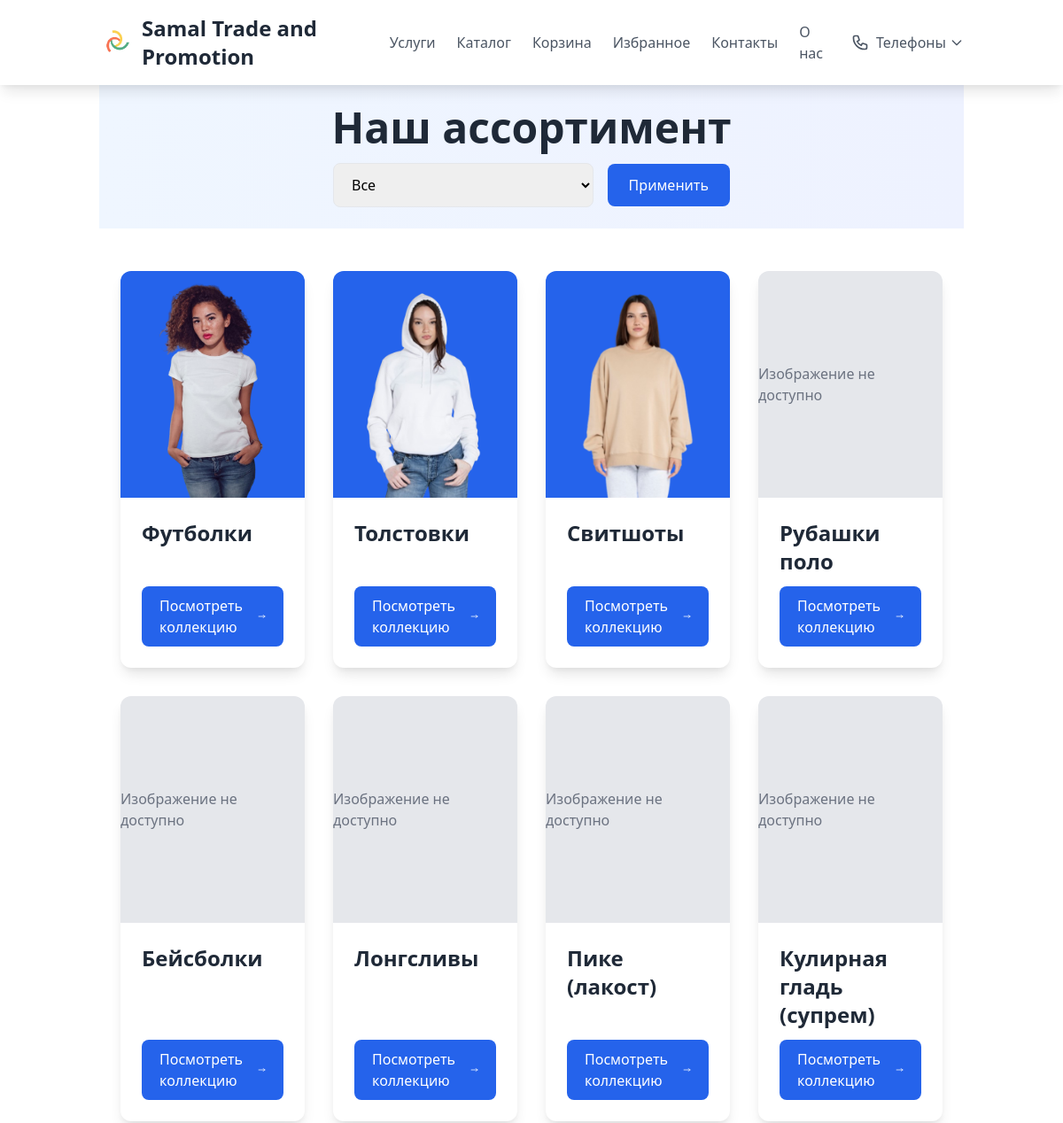
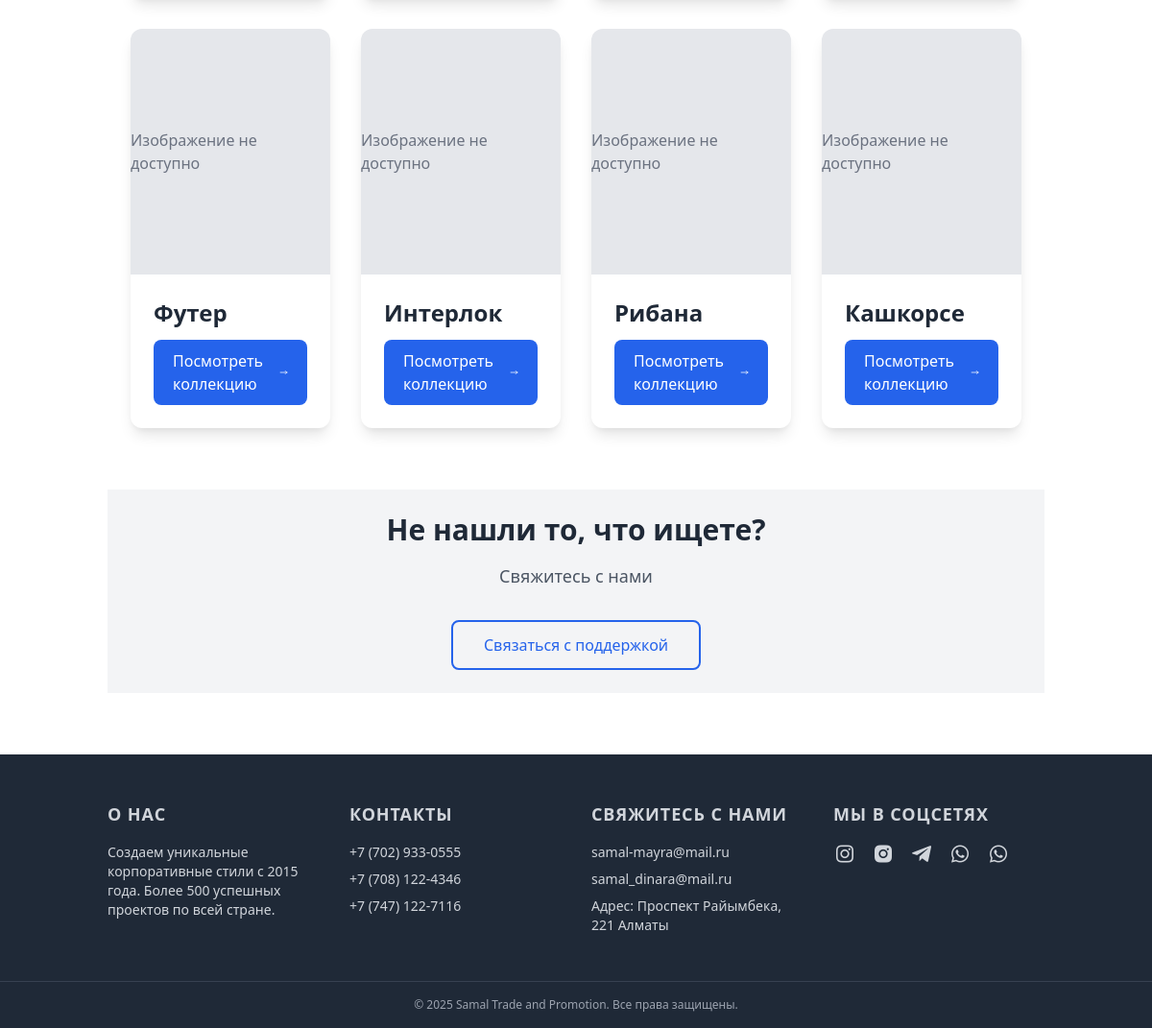
The page / on the database its author committed (2 pictures, top to bottom).
### samal/models.py (models this page shows, shortened)
class Category(models.Model):
    name = models.CharField(max_length=255, verbose_name='Название')
    slug = models.SlugField(max_length=255, unique=True, verbose_name='URL')
    image = models.ImageField(upload_to='category_images/', blank=True, null=True, verbose_name='Изображение')
    TYPE_CHOICES = [
        ('knitted_fabric', 'Трикотажное полотно'),
        ('knitwear_product', 'Готовое изделие из трикотажа'),
    ]
    type = models.CharField(max_length=20, choices=TYPE_CHOICES, default='knitted_fabric', verbose_name='Тип продукта')
    class Meta:
        verbose_name = 'Категория'
        verbose_name_plural = 'Категории'

### samal/views.py (the view)
# urls.py: path('', category, name='category'),
def category(request):
    categories = Category.objects.all()
    product_type = request.GET.get('type')
    if product_type:
        categories = categories.filter(type=product_type)
    context = {
        'categories': categories,
        'sort_option': request.GET.get('sort'),
    }
    return render(request, 'samal/category.html', context)

### templates/samal/category.html (shortened to what this page needs)
{% extends 'base.html' %}
{% load static %}
{% block content %}
    <section class="bg-gradient-to-r from-blue-50 to-indigo-50 py-6 mb-12">
        <div class="container mx-auto px-6 text-center">
            <h1 class="text-4xl md:text-5xl font-bold text-gray-800 mb-4 animate-slide-in">
                Наш ассортимент
            </h1>
            <div class="container mx-auto px-6">
                <form method="GET" action="" class="max-w-md mx-auto">
                    <div class="flex flex-col sm:flex-row items-center gap-4">
                        <select name="type" class="w-full px-4 py-3 rounded-lg border border-gray-200 focus:outline-none focus:ring-2 focus:ring-blue-500 focus:border-transparent transition-all">
                            <option value="" {% if not request.GET.type %}selected{% endif %}>Все</option>
                        </select>
                        <button type="submit" class="w-full sm:w-auto px-6 py-3 bg-blue-600 text-white rounded-lg hover:bg-blue-700 transition-colors duration-300">
                            Применить
                        </button>
                    </div>
                </form>
            </div>
        </div>
    </section>
    <div class="container mx-auto px-6 mb-16">
        <div class="grid grid-cols-1 sm:grid-cols-2 lg:grid-cols-4 gap-8 items-stretch">
            {% for category in categories %}
            <div class="group bg-white rounded-xl overflow-hidden shadow-lg hover:shadow-2xl transition-all duration-300 h-full flex flex-col">
                <div class="relative h-64 overflow-hidden bg-blue-600">
                    {% if category.image %}
                        <img src="{{ category.image.url }}"
                             alt="{{ category.name }}"
                             class="w-full h-full object-cover transform group-hover:scale-105 transition duration-300">
                    {% else %}
                        <div class="w-full h-full flex items-center justify-center bg-gray-200">
                            <span class="text-gray-500">Изображение не доступно</span>
                        </div>
                    {% endif %}
                </div>
                <div class="p-6 flex-1 flex flex-col">
                    <h2 class="text-2xl font-semibold text-gray-800 mb-3">
                        {{ category.name }}
                    </h2>
                    <div class="mt-auto">
                        <a href="category/{{ category.slug }}"
                           class="inline-flex items-center px-5 py-2.5 bg-blue-600 text-white rounded-lg hover:bg-blue-700 transition duration-300 group">
                            Посмотреть коллекцию
                            <svg class="w-4 h-4 ml-2 transform group-hover:translate-x-1 transition-transform"
                                 fill="none"
                                 stroke="currentColor"
                                 viewBox="0 0 24 24">
                                <path stroke-linecap="round"
                                      stroke-linejoin="round"
                                      stroke-width="2"
                                      d="M17 8l4 4m0 0l-4 4m4-4H3"/>
                            </svg>
                        </a>
                    </div>
                </div>
            </div>
            {% endfor %}
        </div>
    </div>
    <section class="bg-gray-100 py-6">
        <div class="container mx-auto px-6 text-center">
            <h2 class="text-3xl font-bold text-gray-800 mb-4">Не нашли то, что ищете?</h2>
            <p class="text-lg text-gray-600 mb-8">Свяжитесь с нами</p>
            <div class="flex justify-center gap-4">
                <a href="{% url 'contact' %}" class="px-8 py-3 border-2 border-blue-600 text-blue-600 rounded-lg hover:bg-blue-600 hover:text-white transition duration-500">
                    Связаться с поддержкой
                </a>
            </div>
        </div>
    </section>
{% endblock %}

### templates/base.html (style rules this page uses)
body { @apply bg-gray-100; }

### rows shown on the page
Category: image (picture), name "Футболки"
Category: image (picture), name "Толстовки"
Category: image (picture), name "Свитшоты"
Category: image "Изображение не доступно", name "Рубашки поло"
Category: image "Изображение не доступно", name "Бейсболки"
Category: image "Изображение не доступно", name "Лонгсливы"
Category: image "Изображение не доступно", name "Пике (лакост)"
Category: image "Изображение не доступно", name "Кулирная гладь (супрем)"
Category: image "Изображение не доступно", name "Футер"
Category: image "Изображение не доступно", name "Интерлок"
Category: image "Изображение не доступно", name "Рибана"
Category: image "Изображение не доступно", name "Кашкорсе"
